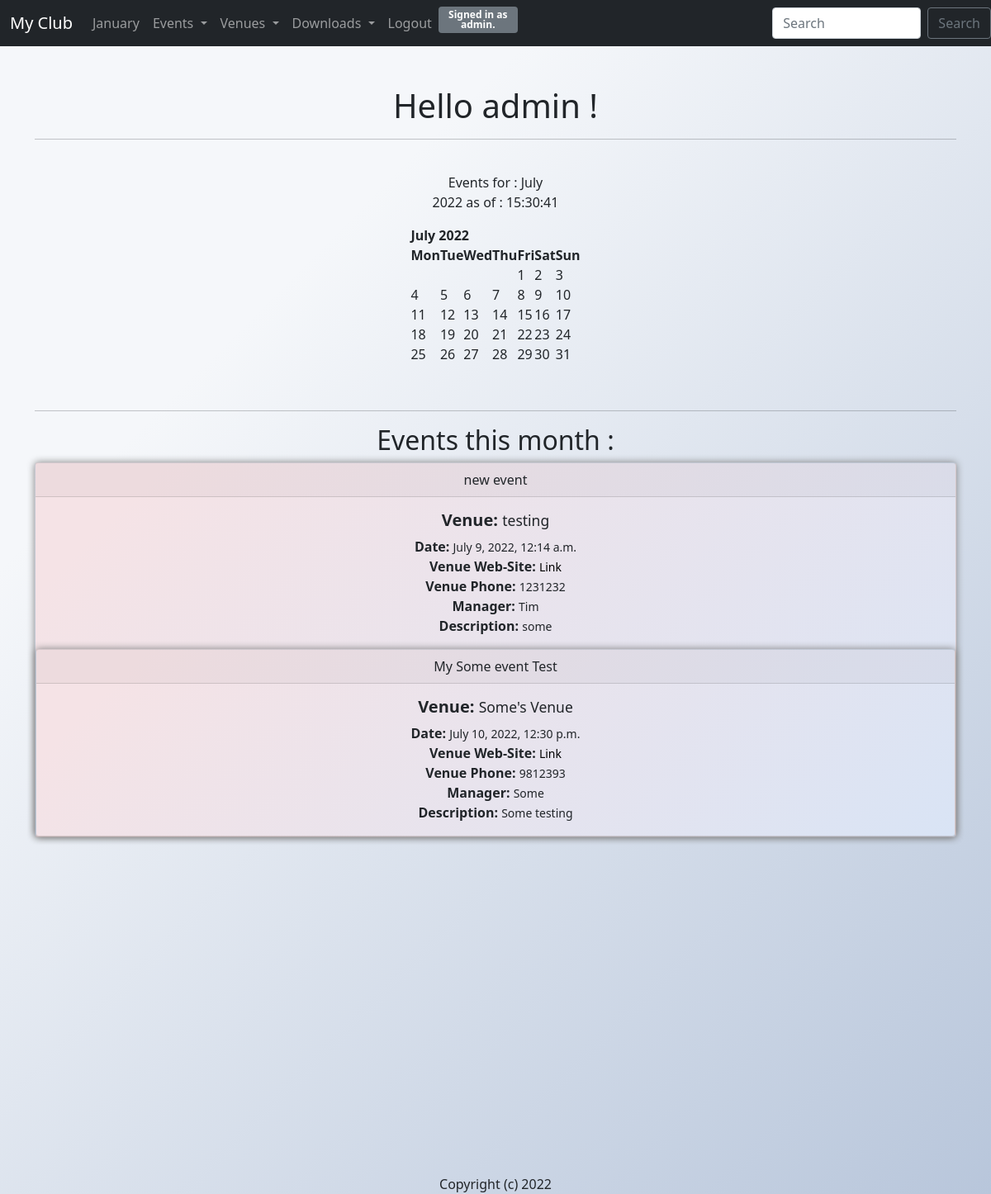
The app's page / (signed in) with its own data.
### events/models.py (models this page shows, shortened)
class Event (models.Model):
     name = models.CharField('Event Name', max_length=55)
     event_date = models.DateTimeField('Event Date')
     venue = models.ForeignKey(Venue,  blank=True, null=True, on_delete=models.CASCADE)
     manager = models.ForeignKey(User, blank=True, null=True, on_delete=models.SET_NULL)
     description = models.TextField(blank=True)
     attendess = models.ManyToManyField(MyClubUser, blank=True)

class Venue (models.Model):
    name = models.CharField('Venue Name', max_length=55)
    address = models.CharField( max_length=300)
    zip_code = models.CharField('Zip Code', max_length=15)
    phone = models.IntegerField('Contact Phone')
    web = models.URLField('Website adress', blank = True)
    email_adress = models.EmailField('Email Adress', blank = True)
    owner = models.IntegerField('Venue Owner', blank=False, default=1)
    venue_image = models.ImageField(" Venue Image", null = True, blank = True, upload_to ="images/")

### events/views.py (the view)
# urls.py: path('', views.home, name="home1"),
def home(request,year=datetime.now().year, month=datetime.now().strftime('%B')):
    name = "John"
    month_number = list(calendar.month_name).index(month)
    cal = HTMLCalendar().formatmonth(year, month_number)
    now = datetime.now()
    current_year = now.year
    event_list = Event.objects.filter(event_date__year = year , event_date__month = month_number)
    time = now.strftime('%H:%M:%S')
    return render(request, 'events/home.html',{
        "first_name" : name,
        "year_dict" : year,
        "month_dict" : month,
        "month_number" : month_number,
        "cal": cal,
        "current_year" : current_year,
        "time" : time,
        "event_list" : event_list
    })

### events/templates/events/home.html
{% extends 'events/layout.html' %}
{% block content %}
    <center>
    <h1>Hello {{user.username}} !</h1>
    <hr><br>
    Events for :
    {{month_dict}} <br/>
    {{year_dict}}
        as of : {{time}}
    <p>{{cal|safe}}</p>
    <br><hr>
    <h2>Events this month :</h2>
    {% if event_list %}
        {% for events_list in event_list %}
        <div class="card">
            <div class="card-header">
              {{events_list.name}}
            </div>
            <div class="card-body">
              <h5 class="card-title"><strong>Venue: </strong> <small>{{events_list.venue.name}}</small></h5>
              <p class="card-text">
                <strong>Date: </strong> <small>{{events_list.event_date}}</small><br />
                <strong>Venue Web-Site: </strong> <small><a class="text" href="{{events_list.venue.web}}">Link</small></a><br />
                <strong>Venue Phone: </strong> <small>{{events_list.venue.phone}}</small><br />
                <strong>Manager: </strong> <small>{{events_list.manager}}</small><br />
                <strong>Description: </strong> <small>{{events_list.description}}</small><br />
              </p>
            </div>
        {% endfor %}
    {% else %}
    <h1>Sorry .. There are no events this month!</h1>
    {% endif %}
    </center>
{% endblock content %}

### events/templates/events/navbar.html (shortened to what this page needs)
<nav class="navbar navbar-expand-lg navbar-dark bg-dark">
  <div class="container-fluid">
    <a class="navbar-brand" href="{% url 'home' %}">My Club</a>
    <div class="collapse navbar-collapse " id="navbarSupportedContent">
      <ul class="navbar-nav me-auto mb-2 mb-lg-0">
        <li class="nav-item">
          <a class="nav-link" href="{% url 'home' '2022' 'January'%}">January</a>
        </li>
        <li class="nav-item dropdown ">
          <a class="nav-link dropdown-toggle" href="" id="navbarDropdown" role="button" data-bs-toggle="dropdown"
            aria-expanded="false">
            Events
          </a>
        </li>
        <li class="nav-item dropdown">
          <a class="nav-link dropdown-toggle" href="" id="navbarDropdown" role="button" data-bs-toggle="dropdown"
            aria-expanded="false">
            Venues
          </a>
        </li>
        {% if user.is_authenticated %}
        <li class="nav-item dropdown">
          <a class="nav-link dropdown-toggle" href="#" id="navbarDropdown" role="button" data-bs-toggle="dropdown"
            aria-expanded="false">
            Downloads
          </a>
        </li>
        {% endif %}
        {% if user.is_authenticated %}
        <li class="nav-item">
          <a href="" class="nav-link" data-bs-toggle="modal" data-bs-target="#exampleModal2">
            Logout
          </a>
        {% endif %}
        <li class="nav-item">
        <div class="float-start">
        {% if user.is_authenticated %}
        <div class="badge bg-secondary text-wrap" style="width: 6rem;">
          Signed in as <strong>{{ user.username }}</strong>.
          {% else %}
          <div class="badge bg-danger text-wrap" style="width: 6rem;">
            Not signed in.
            {% endif %}
          </div>
        </div>
    </div>
  </div>
  <form class="d-flex" method=POST action={% url 'search' %}>
    <input class="form-control me-2"
      style="background-color:white; background-image: linear-gradient(316deg, white 0%, white 74%);" type="search"
      placeholder="Search" aria-label="Search" name="searched">
    <button class="btn btn-outline-secondary" type="submit">Search</button>
  </form>
</nav>

### events/static/events/styles.css (style rules this page uses)
body { background-color: #b8c6db; background-image: linear-gradient(315deg, #b8c6db 0%, #f5f7fa 74%); }
.form-control { background-color: #f5e3e6; }
ul { list-style-type: none; }
.badge { color: white; }
.card { background-color: #d9e4f5; background-image: linear-gradient(315deg, #d9e4f5 0%, #f5e3e6 90%); box-shadow: 0 0 10px gray; }
a:link { text-decoration: none; }
html { min-height: 100%; }
.text { color: black; }

### records on screen
Event: name "new event", venue.name "testing", event_date "July 9, 2022, 12:14 a.m.", venue.phone "1231232", manager "Tim", description "some"
Event: name "My Some event Test", venue.name "Some's Venue", event_date "July 10, 2022, 12:30 p.m.", venue.phone "9812393", manager "Some", description "Some testing"

### other values on screen
{{ user.username }} "admin"
{{ month_dict }} "July"
{{ time }} "15:30:41"
{{ cal|safe }} "July 2022 Mon Tue Wed Thu Fri Sat Sun 1 2 3 4 5 6 7 8 9 10 11 12 13 14 15 16 17 18 19 20 21 22 23 24 25 26 27 28 29 30 31"
